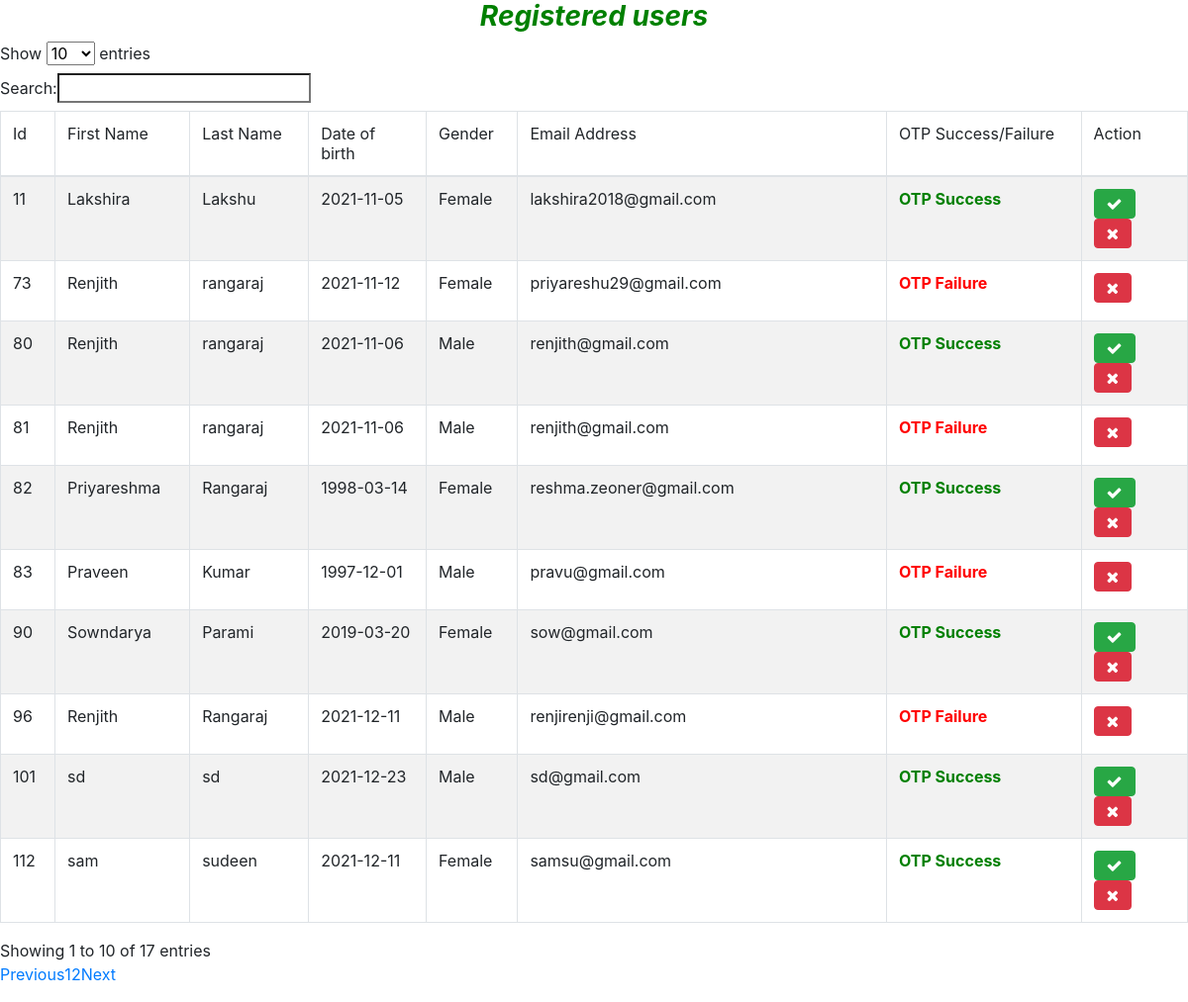
The app's page /admin.php with its own data.
### tables this page shows
CREATE TABLE `useraccount` (
  `id` int(11) NOT NULL,
  `firstname` varchar(100) NOT NULL,
  `lastname` varchar(100) NOT NULL,
  `dob` date NOT NULL,
  `gender` varchar(100) NOT NULL,
  `email` varchar(200) NOT NULL,
  `token` double NOT NULL,
  `otp` double NOT NULL,
  `createdtime` time NOT NULL,
  `otptime` time NOT NULL,
  `status` int(10) NOT NULL
);

### admin.php (the view, shortened to what this page needs)
<html>
    <head>
    <link rel="stylesheet" href="https://maxcdn.bootstrapcdn.com/bootstrap/4.0.0/css/bootstrap.min.css"/>
    <link rel="stylesheet" href="https://cdn.datatables.net/1.10.15/css/dataTables.bootstrap.min.css"/>
    <link rel="stylesheet" href="https://cdnjs.cloudflare.com/ajax/libs/font-awesome/4.7.0/css/font-awesome.min.css">
    </head>
    <body>
        <center><h3  style=color:green;><i><b> Registered users </b></i></h3></center>
        <form method="post">
            <table id="table" class="table table-striped table-bordered" class="text-light">
            <thead><tr>
<td>Id</td>
<td> First Name</td>
<td> Last Name</td>
<td> Date of birth</td>
<td> Gender</td>
<td> Email Address</td>
<td>OTP Success/Failure</td>
<td>Action</td>
                </tr>
                </thead>
<?php
$conn = mysqli_connect('localhost', 'newuser','password', 'sample2');
$sql= "select * from useraccount where status=1";
$result=mysqli_query($conn,$sql);
while($row = mysqli_fetch_array($result))
    {
  echo '
  <tr>
 <td>'.$row["id"].'</td>
  <td>'.$row["firstname"].'</td>
  <td>'.$row["lastname"].'</td>
  <td>'.$row["dob"].'</td>
  <td>'.$row["gender"].'</td>
  <td>'.$row["email"].'</td>
  <td><b><p style="color:green;">OTP Success</p></b></td>
  <td><a href="approval.php?approvalid='.$row["id"].'& email='.$row["email"].'" class="btn btn-success" class="text-light" role="button"><i class="fa fa-check"></i></a>
  <a href="rejection.php?rejectionid='.$row["id"].'& email='.$row["email"].'" class="btn btn-danger" class="text-light" role="button"><i class="fa fa-remove"></i></a></td>
  </tr>
  ';
  }
 ?>
 <?php
$conn = mysqli_connect('localhost', 'newuser','password', 'sample2');
$sql= "select * from useraccount where status=0";
$result=mysqli_query($conn,$sql);
while($row = mysqli_fetch_array($result))
    {
  echo '
  <tr>
 <td>'.$row["id"].'</td>
  <td>'.$row["firstname"].'</td>
  <td>'.$row["lastname"].'</td>
  <td>'.$row["dob"].'</td>
  <td>'.$row["gender"].'</td>
  <td>'.$row["email"].'</td>
  <td><b><p style="color:red;">OTP Failure</p></b></td>
  <td><a href="rejection.php?rejectionid='.$row["id"].'& email='.$row["email"].'" class="btn btn-danger" class="text-light" role="button"><i class="fa fa-remove"></i></a></td>
  </tr>
  ';
  }
 ?>
            </table>
            </form>
    </body>
</html>

### records on screen
useraccount: id "11", firstname "Lakshira", lastname "Lakshu", dob "2021-11-05", gender "Female", email "lakshira2018@gmail.com"
useraccount: id "80", firstname "Renjith", lastname "rangaraj", dob "2021-11-06", gender "Male", email "renjith@gmail.com"
useraccount: id "82", firstname "Priyareshma", lastname "Rangaraj", dob "1998-03-14", gender "Female", email "reshma.zeoner@gmail.com"
useraccount: id "90", firstname "Sowndarya", lastname "Parami", dob "2019-03-20", gender "Female", email "sow@gmail.com"
useraccount: id "101", firstname "sd", lastname "sd", dob "2021-12-23", gender "Male", email "sd@gmail.com"
useraccount: id "112", firstname "sam", lastname "sudeen", dob "2021-12-11", gender "Female", email "samsu@gmail.com"
useraccount: id "73", firstname "Renjith", lastname "rangaraj", dob "2021-11-12", gender "Female", email "priyareshu29@gmail.com"
useraccount: id "81", firstname "Renjith", lastname "rangaraj", dob "2021-11-06", gender "Male", email "renjith@gmail.com"
useraccount: id "83", firstname "Praveen", lastname "Kumar", dob "1997-12-01", gender "Male", email "pravu@gmail.com"
useraccount: id "96", firstname "Renjith", lastname "Rangaraj", dob "2021-12-11", gender "Male", email "renjirenji@gmail.com"
